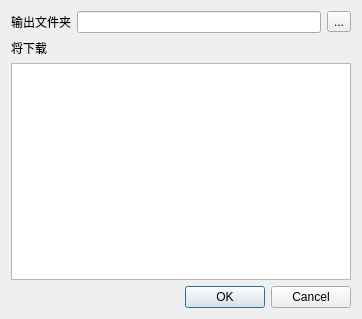
<?xml version="1.0" encoding="UTF-8"?>
<ui version="4.0">
 <class>Dialog</class>
 <widget class="QDialog" name="Dialog">
  <property name="geometry">
   <rect>
    <x>0</x>
    <y>0</y>
    <width>362</width>
    <height>319</height>
   </rect>
  </property>
  <property name="windowTitle">
   <string>下载</string>
  </property>
  <layout class="QVBoxLayout" name="verticalLayout">
   <item>
    <layout class="QHBoxLayout" name="horizontalLayout">
     <item>
      <widget class="QLabel" name="label_2">
       <property name="text">
        <string>输出文件夹</string>
       </property>
      </widget>
     </item>
     <item>
      <widget class="QLineEdit" name="lineEditDir"/>
     </item>
     <item>
      <widget class="QToolButton" name="toolButton">
       <property name="text">
        <string>...</string>
       </property>
      </widget>
     </item>
    </layout>
   </item>
   <item>
    <widget class="QLabel" name="label">
     <property name="text">
      <string>将下载</string>
     </property>
    </widget>
   </item>
   <item>
    <widget class="QListWidget" name="listWidget"/>
   </item>
   <item>
    <widget class="QDialogButtonBox" name="buttonBox">
     <property name="orientation">
      <enum>Qt::Horizontal</enum>
     </property>
     <property name="standardButtons">
      <set>QDialogButtonBox::Cancel|QDialogButtonBox::Ok</set>
     </property>
    </widget>
   </item>
  </layout>
 </widget>
 <resources/>
 <connections>
  <connection>
   <sender>buttonBox</sender>
   <signal>accepted()</signal>
   <receiver>Dialog</receiver>
   <slot>accept()</slot>
   <hints>
    <hint type="sourcelabel">
     <x>227</x>
     <y>301</y>
    </hint>
    <hint type="destinationlabel">
     <x>157</x>
     <y>274</y>
    </hint>
   </hints>
  </connection>
  <connection>
   <sender>buttonBox</sender>
   <signal>rejected()</signal>
   <receiver>Dialog</receiver>
   <slot>reject()</slot>
   <hints>
    <hint type="sourcelabel">
     <x>295</x>
     <y>307</y>
    </hint>
    <hint type="destinationlabel">
     <x>286</x>
     <y>274</y>
    </hint>
   </hints>
  </connection>
 </connections>
</ui>
